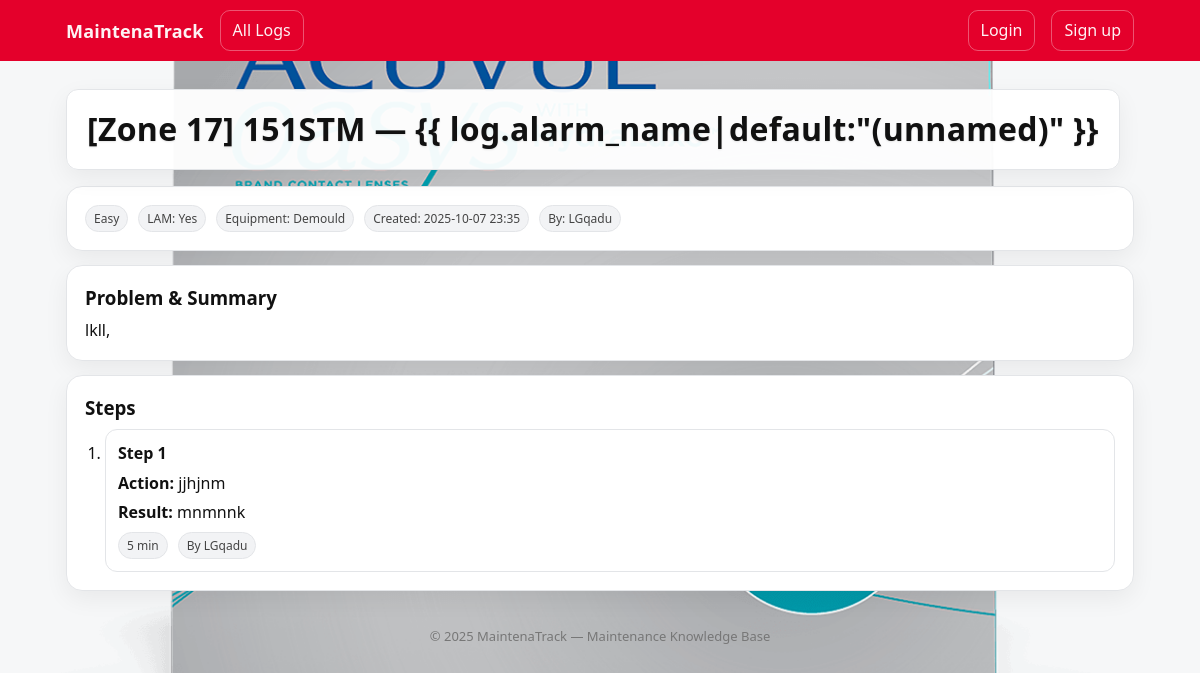
Page /logs/74/ on the earlier database version.
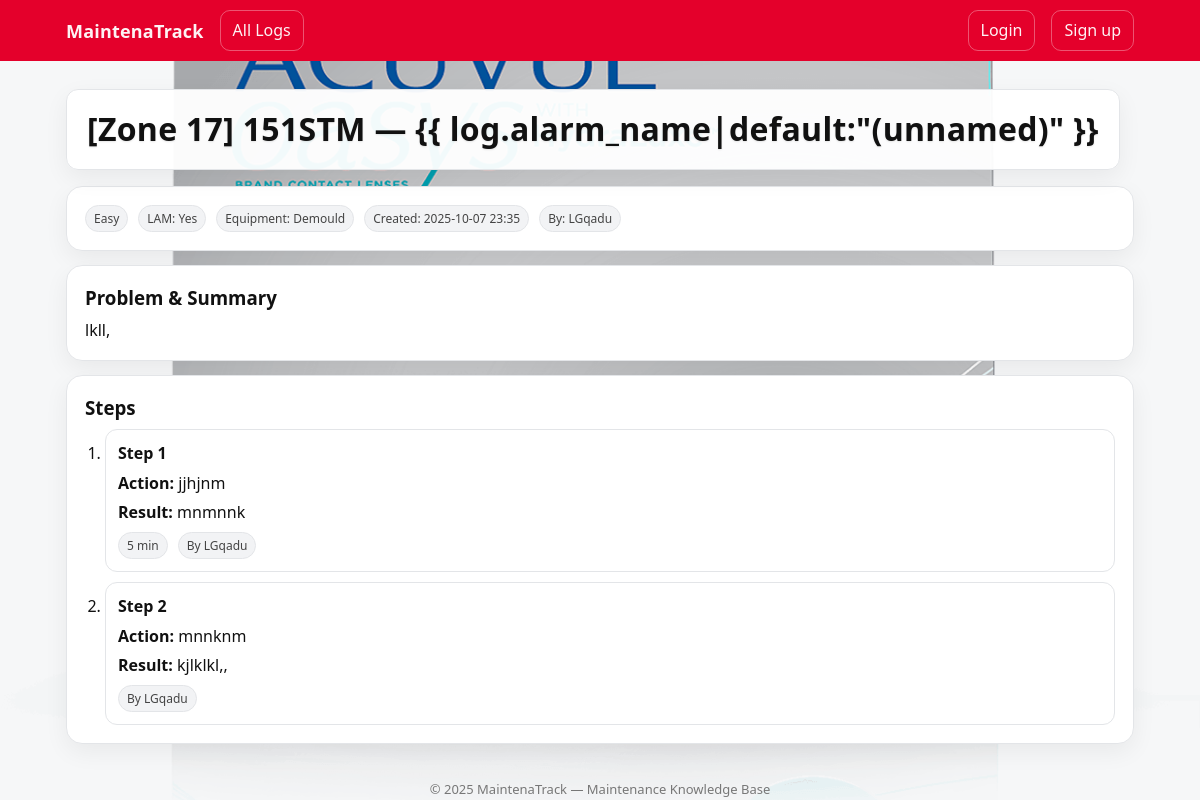
Same page on the later database version.
### maintenance/models.py (models this page shows, shortened)
class Step(models.Model):
    log = models.ForeignKey(
        MaintenanceLog,
        on_delete=models.CASCADE,
        related_name="steps",
    )
    order = models.PositiveSmallIntegerField(
        default=1,
        help_text="Sequence in which the step was performed",
    )
    action = models.TextField(help_text="What was done in this step")
    result = models.TextField(
        blank=True,
        help_text="Observation/result after the action",
    )
    duration_minutes = models.PositiveSmallIntegerField(null=True, blank=True)
    performed_by = models.ForeignKey(
        User,
        null=True,
        blank=True,
        on_delete=models.SET_NULL,
        related_name="maintenance_steps",
    )
    created_at = models.DateTimeField(auto_now_add=True)
    class Meta:
        ordering = ["log", "order"]
        constraints = [
            models.UniqueConstraint(
                fields=["log", "order"],
                name="unique_step_order_per_log",
            )
        ]
        indexes = [models.Index(fields=["log", "order"])]

### maintenance/views.py (the view)
# urls.py: path("logs/<int:pk>/", views.log_detail, name="log_detail"),
@require_http_methods(["GET"])
def log_detail(request: HttpRequest, pk: int) -> HttpResponse:
    log = get_object_or_404(
        MaintenanceLog.objects
        .select_related("equipment", "created_by")
        .prefetch_related("steps"),
        pk=pk,
    )
    return render(request, "maintenance/log_detail.html", {"log": log})

### maintenance/templates/maintenance/log_detail.html (shortened to what this page needs)
{% extends "base.html" %} {% block content %}
<div
  style="
    display: flex;
    justify-content: space-between;
    align-items: start;
    margin-bottom: 16px;
  "
>
  <h1 class="page-title" style="margin: 0">
    [Zone {{ log.zone }}] {{ log.alarm_code }} — {{
    log.alarm_name|default:"(unnamed)" }}
  </h1>
</div>
<div class="card" style="margin-bottom: 14px">
  <div style="display: flex; gap: 10px; flex-wrap: wrap">
    <span class="chip">{{ log.difficulty }}</span>
    <span class="chip">LAM: {{ log.lam_checked|yesno:"Yes,No" }}</span>
    {% if log.equipment %}
    <span class="chip">Equipment: {{ log.equipment.name }}</span>
    {% endif %}
    <span class="chip">Created: {{ log.created_at|date:"Y-m-d H:i" }}</span>
    {% if log.created_by %}
    <span class="chip">By: {{ log.created_by }}</span>
    {% endif %}
  </div>
</div>
<div class="card">
  <h3 style="margin: 0 0 8px 0">Problem & Summary</h3>
  <p style="margin: 0; white-space: pre-line">{{ log.description }}</p>
</div>
<div class="card" style="margin-top: 14px">
  <h3 style="margin: 0 0 8px 0">Steps</h3>
  <ol class="stepset" style="padding-left: 20px; margin: 0">
    {% for step in log.steps.all %}
    <li class="step">
      <div style="font-weight: 700; margin-bottom: 6px">
        Step {{ step.order }}
      </div>
      <div>
        <strong>Action:</strong>
        <span style="white-space: pre-line">{{ step.action }}</span>
      </div>
      {% if step.result %}
      <div style="margin-top: 6px">
        <strong>Result:</strong>
        <span style="white-space: pre-line">{{ step.result }}</span>
      </div>
      {% endif %}
      <div
        style="
          display: flex;
          gap: 10px;
          margin-top: 8px;
          color: var(--ink-2);
          font-size: 13px;
        "
      >
        {% if step.duration_minutes %}
        <span class="chip">{{ step.duration_minutes }} min</span>
        {% endif %} {% if step.performed_by %}
        <span class="chip">By {{ step.performed_by }}</span>
        {% endif %}
      </div>
    </li>
    {% empty %}
    <li class="empty">No steps captured.</li>
    {% endfor %}
  </ol>
</div>
{% endblock %}

Differences in the rows shown:
added Step: order "2", action "mnnknm", result "kjlklkl,,", performed_by "LGqadu"
